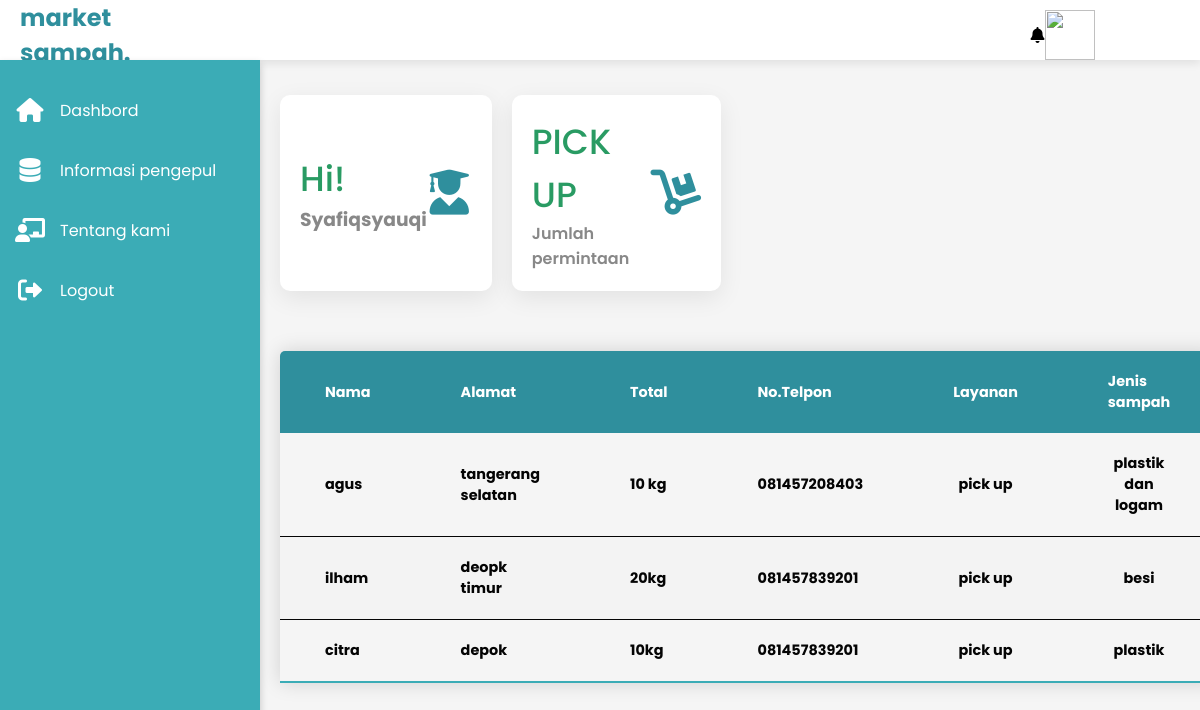
The app's page /pickup_pengepul.php (signed in) with its own data.
### tables this page shows
CREATE TABLE `data_pickup_member` (
  `id` int(11) NOT NULL,
  `nama` varchar(50) NOT NULL,
  `alamat` varchar(50) NOT NULL,
  `total` varchar(50) NOT NULL,
  `no_hp` varchar(12) NOT NULL,
  `layanan` varchar(50) NOT NULL,
  `informasi` varchar(100) NOT NULL
);

### pickup_pengepul.php (the view, shortened to what this page needs)
<?php
include 'config.php';
$result = mysqli_query($conn, "SELECT * FROM data_pickup_member");
?>
<!DOCTYPE html>
<html>
<head>
    <link rel="stylesheet" type="text/css" href="css/member.css">
    <link rel="stylesheet" type="text/css" href="https://cdnjs.cloudflare.com/ajax/libs/font-awesome/6.0.0/css/all.min.css">
</head>
<body>
    <div class="container">
        <div class="topbar">
            <div class="logo">
                <h2>market sampah.</h2>
            </div>
            <i class="fas fa-bell"></i>
            <div class="user">
                <img src="profil.png" alt="">
            </div>
        </div>
        <div class="sidebar">
            <ul>
                <li>
                    <a href="dashpengepul.php">
                        <i class="fa-solid fa-house"></i>
                        <div>Dashbord</div>
                    </a>
                </li>
                <li>
                    <a href="Informasi Pengepul.html">
                        <i class="fa-solid fa-database"></i>
                        <div>Informasi pengepul</div>
                    </a>
                </li>
                <li>
                    <a href="Tentang Kami.html">
                        <i class="fas fa-chalkboard-teacher"></i>
                        <div>Tentang kami</div>
                    </a>
                </li>
                <li>
                    <a href="logout.php">
                        <i class="fa-solid fa-right-from-bracket"></i>
                        <div>Logout</div>
                    </a>
                </li>
            </ul>
        </div>
        <div class="main">
            <div class="cards">
                <div class="card">
                    <div class="card-content">
                        <div class="number">Hi!</div>
                        <div class="card-name"><?php echo "<h3> " . $_SESSION['username'] . "</h3>"; ?></div>
                    </div>
                    <div class="icon-box">
                        <i class="fas fa-user-graduate"></i>
                    </div>
                </div>
                <div class="card">
                    <div class="card-content">
                        <div class="number">PICK UP</div>
                        <div class="card-name">Jumlah permintaan</div>
                    </div>
                    <div class="icon-box">
                        <i class="fa-solid fa-dolly"></i>
                    </div>
                </div>
            </div>
            <table class="content-table">
                <thead>
                    <tr>
                        <th>Nama</th>
                        <th>Alamat</th>
                        <th>Total</th>
                        <th>No.Telpon</th>
                        <th>Layanan</th>
                        <th>Jenis sampah</th>
                    </tr>
                </thead>
                <tbody>
                    <?php while ($row = mysqli_fetch_assoc($result)) : ?>
                        <tr>
                            <td><?php echo $row["nama"] ?></td>
                            <td><?php echo $row["alamat"] ?></td>
                            <td><?php echo $row["total"] ?></td>
                            <td><?php echo $row["no_hp"] ?></td>
                            <th><?php echo $row["layanan"] ?></th>
                            <th><?php echo $row["informasi"] ?></th>
                        </tr>
                    <?php endwhile; ?>
                </tbody>
            </table>
        </div>
    </div>

### css/member.css (style rules this page uses)
* { padding: 0; margin: 0; box-sizing: border-box; font-family: 'poppins', sans-serif; }
.topbar { position: fixed; background-color: #fff; box-shadow: 0 4px 8px 0 rgba(0, 0, 0, 0.08); width: 100%; padding: 0 20px; height: 60px; display: grid; grid-template-columns: 2fr 10fr 0.4fr 1fr; align-items: center; z-index: 1; }
img { position: absolute; top: 0; left: 0; width: 100%; height: 100%; object-fit: cover; }
.logo h2 { color: #2F8F9D; }
.fa-bell { justify-self: right; }
.user { position: relative; width: 50px; height: 50px; justify-self: right; }
.sidebar { position: fixed; top: 60px; width: 260px; height: calc(100% - 60px); background: #3BACB6; overflow-x: hidden; box-shadow: 0 4px 8px 0 rgba(0, 0, 0, 0.2); z-index: 2; }
.sidebar ul { margin-top: 20px; }
.sidebar ul li { width: 100%; list-style: none; }
.sidebar ul li a { width: 100%; text-decoration: none; color: #fff; height: 60px; display: flex; align-items: center; }
.sidebar ul li a i { min-width: 60px; font-size: 24px; text-align: center; }
.main { position: absolute; top: 60px; width: calc(100% - 260px); min-height: calc(100vh - 60px); left: 260px; background: #f5f5f5; }
.cards { width: 100%; padding: 35px 20px; display: grid; grid-template-columns: repeat(4, 1fr); grid-gap: 20px; }
.cards .card { padding: 20px; display: flex; align-items: center; justify-content: space-between; background-color: #fff; border-radius: 10px; box-shadow: 0 7px 25px rgba(0, 0, 0, 0.08); }
.number { font-size: 35px; font-weight: 500; color: #299B63; }
.card-name { color: #888; font-weight: 600; }
.icon-box i { font-size: 45px; color: #2F8F9D; }

### pickup_pengepul.php (style rules this page uses)
.content-table { border-collapse: collapse; margin: 25px 0; font-size: 0.9em; min-width: 400px; border-radius: 5px 5px 0 0; overflow: hidden; box-shadow: 0 0 20px rgba(0, 0, 0, 0.15); }
.content-table { margin-left: 20px; }
.content-table thead tr { background-color: #2F8F9D; color: #ffffff; text-align: left; font-weight: bold; }
.content-table th, .content-table td { padding: 20px 45px; }
.content-table tbody tr { border-bottom: 1px solid #040404; }
.content-table tbody tr:nth-of-type(even) { background-color: #f3f3f3; }
.content-table tbody tr:last-of-type { border-bottom: 2px solid #3BACB6; }
.content-table tbody tr { font-weight: bold; color: #040404; }

### records on screen
data_pickup_member: nama "agus", alamat "tangerang selatan", total "10 kg", no_hp "081457208403", layanan "pick up", informasi "plastik dan logam"
data_pickup_member: nama "ilham", alamat "deopk timur", total "20kg", no_hp "081457839201", layanan "pick up", informasi "besi"
data_pickup_member: nama "citra", alamat "depok", total "10kg", no_hp "081457839201", layanan "pick up", informasi "plastik"

### other values on screen
$_SESSION['username'] "Syafiqsyauqi"
